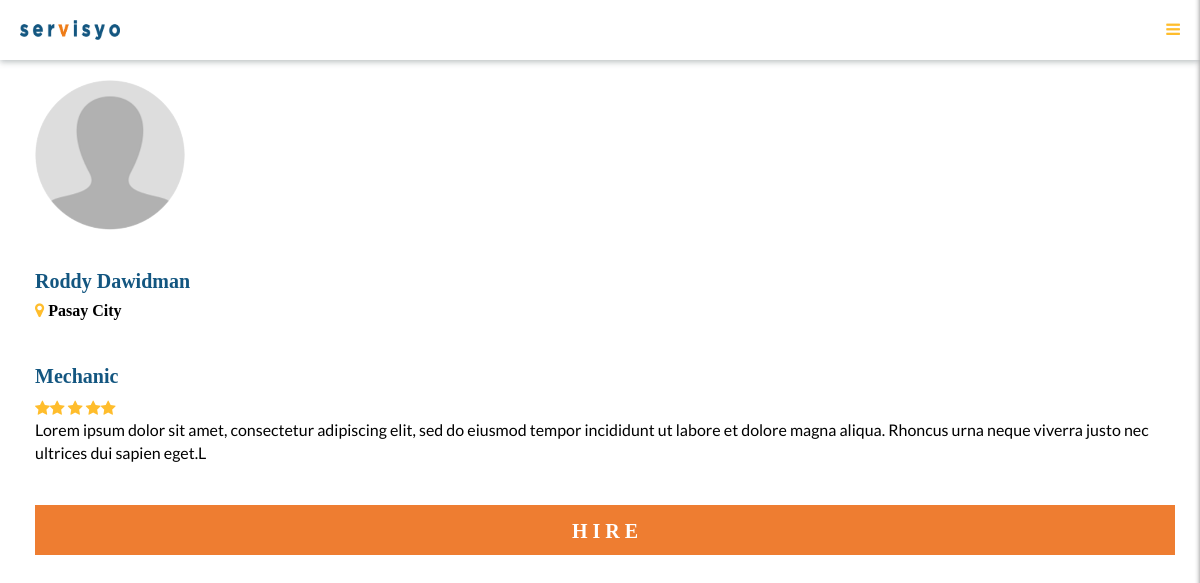
The app's page /user/profile/roddy@gmail.com, older data.
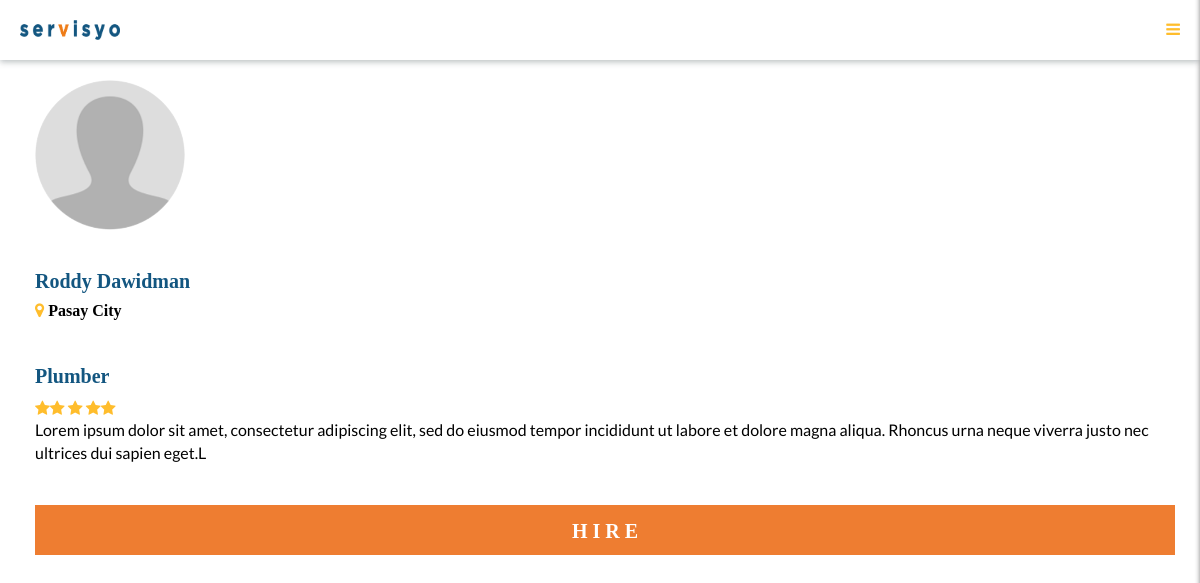
The same page, newer data.
### app/models.py (models this page shows, shortened)
class User(db.Model, UserMixin):
    __tablename__ = 'users'
    first_name = db.Column(db.String)
    last_name = db.Column(db.String)
    phone = db.Column(db.String)
    email = db.Column(db.String, primary_key=True)
    gender = db.Column(db.String)
    profession = db.Column(db.String)
    confirmation = db.Column(db.Boolean)
    geolat = db.Column(db.String)
    geolng = db.Column(db.String)
    _password = db.Column(db.String)
    @hybrid_property
    def password(self):
        return self._password

### app/views/user.py (the view)
@userbp.route('/profile/<string:user>')
def profile(user):
    user = models.User.query.filter_by(email=user).first()
    return render_template('pages/profile/index.html', title='Profile', user=user)

### app/templates/pages/profile/index.html
{% extends "././layout/base.html" %}
{% block content %}
<link rel="stylesheet" href="{{ url_for('static', filename='css/profile-index.css') }}"/>
<section class="profile-section">
	<div class="container">
		<div class="row">
			<div class="col-md-12">
				<img class="img-responsive img-circle " src="{{ url_for('static', filename='img/dp.png') }}" style="margin: 0 ;">
				<h2>{{ user.first_name }} {{user.last_name}}</h2>
				<h4><span style="color: #CD2A00;"><i class="fa fa-map-marker" aria-hidden="true"></i></span> Pasay City </h4>
			</div>
		</div>
		<div class="profile-content">
			<h2>{{ user.profession }}</h2>
				<span style="color: #FFBD2C;">
					<i class="fa fa-star" aria-hidden="true"></i><i class="fa fa-star" aria-hidden="true"></i>
					<i class="fa fa-star" aria-hidden="true"></i>
					<i class="fa fa-star" aria-hidden="true"></i><i class="fa fa-star" 	aria-hidden="true"></i>
				</span>
			<p>Lorem ipsum dolor sit amet, consectetur adipiscing elit, sed do eiusmod tempor incididunt ut labore et dolore magna aliqua. Rhoncus urna neque viverra justo nec ultrices dui sapien eget.L</p>
		</div>
		<div style="background-color: #ee7d31; height: 50px;" class="text-center">
			<h2 style="padding-top: 15px; color: #fff;">H I R E</h2>
		</div>
	</div>
</section>
{% endblock %}

Row changes from the older to the newer data that the page shows:
changed User "Roddy": profession "Mechanic" → "Plumber"
